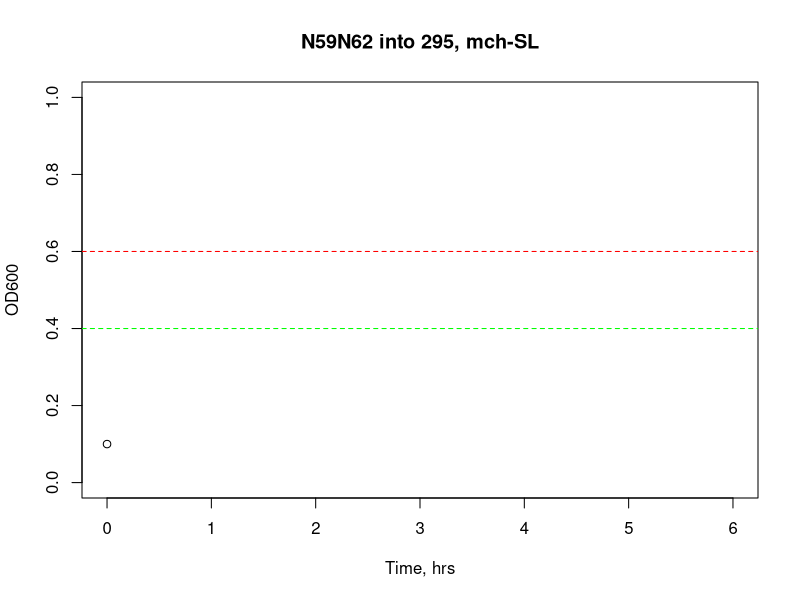

The R source for this figure:
plot(x = c(0),
     y = c(0.1),
     type = "b",
     xlim = c(0,6),
     ylim = c(0,1),
     xlab = "Time, hrs",
     ylab = "OD600",
     main = "N59N62 into 295, mch-SL")
abline(h = 0.4,
       lty = 2,
       col = "green")
abline(h = 0.6,
       lty = 2,
       col = "red")
